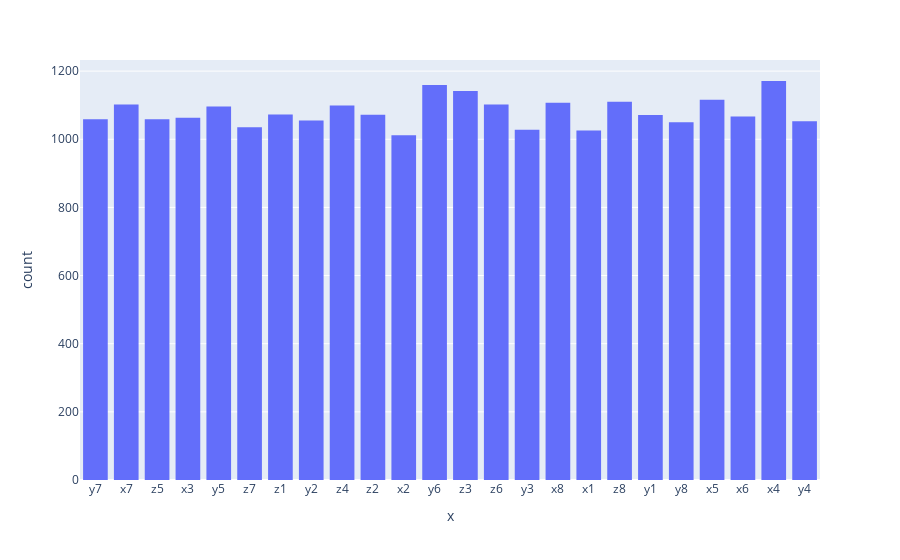

Write notebook code for a chart like this one.
### Code cell
fig = px.histogram(x=filter_date["stockcode"])
fig.show()

### Figure 1 — Plotly figure (JSON) as saved in the notebook; plotly's stock layout.template omitted (floating-point values rounded to 4 significant figures; data arrays with more than 128 entries replaced by an {"elided": "..."} marker saying what was removed)
{"data": [{"alignmentgroup": "True", "bingroup": "x", "hovertemplate": "x=%{x}<br>count=%{y}<extra></extra>", "legendgroup": "", "marker": {"color": "#636efa", "pattern": {"shape": ""}}, "name": "", "offsetgroup": "", "orientation": "v", "showlegend": false, "type": "histogram", "x": {"elided": "25927 str values"}, "xaxis": "x", "yaxis": "y"}], "layout": {"barmode": "relative", "legend": {"tracegroupgap": 0}, "margin": {"t": 60}, "xaxis": {"anchor": "y", "domain": [0, 1], "title": {"text": "x"}}, "yaxis": {"anchor": "x", "domain": [0, 1], "title": {"text": "count"}}}}
